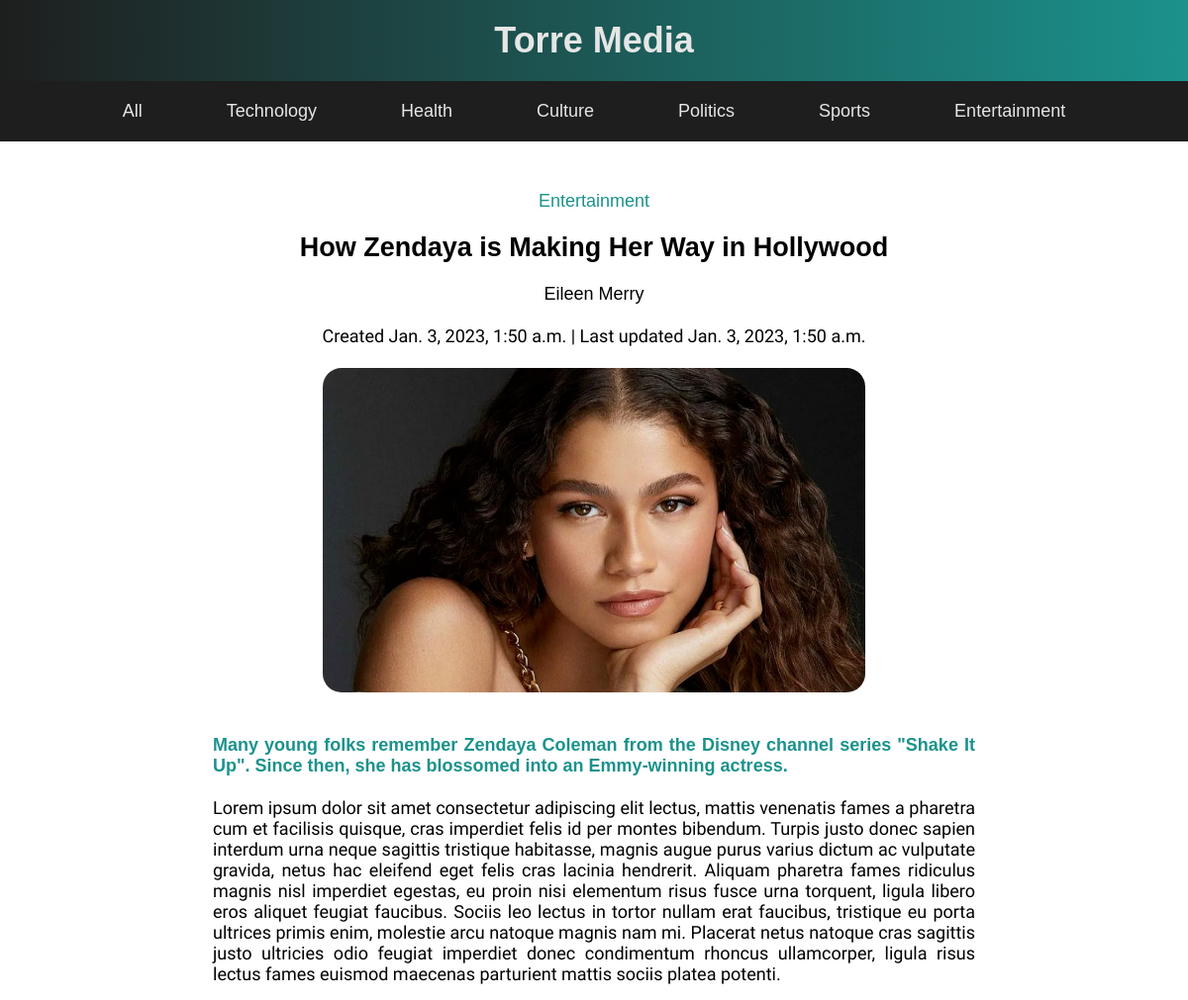
The app's page /article/26 (upper part), older data.
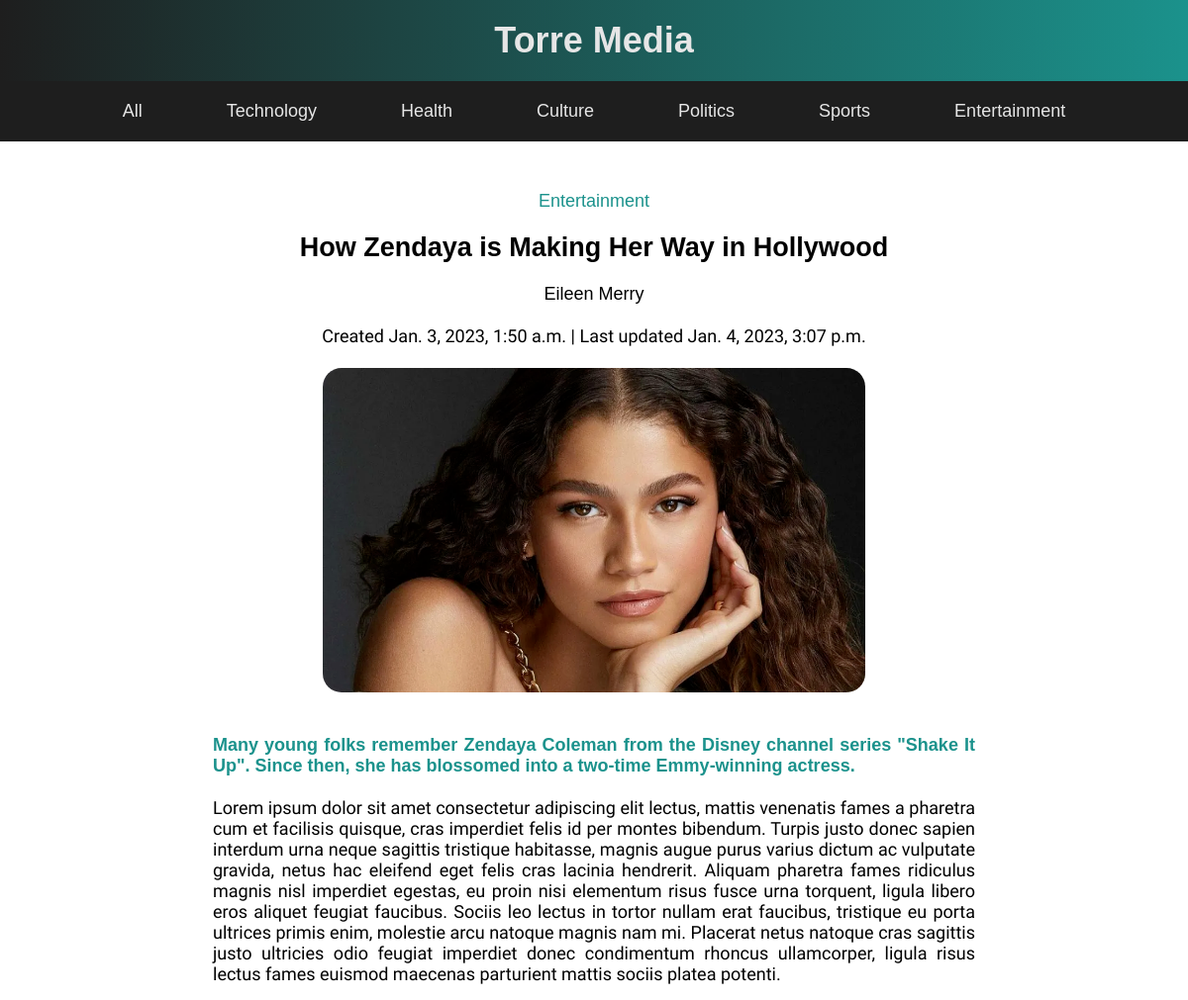
The same page, newer data.
### app/models.py (models this page shows, shortened)
class Article(models.Model):
    id = models.IntegerField(primary_key=True, null=False)
    title = models.CharField(max_length=255, null=False)
    description = models.CharField(max_length=2000, null=False)
    writer = models.CharField(max_length=255, null=False)
    content = models.TextField(max_length=200000, null=False)
    category = models.ForeignKey(Category, on_delete=models.CASCADE)
    coverImg = models.ImageField(upload_to="static/media/article-imgs/", null=False)
    createdAt = models.DateTimeField(auto_now_add=True, null=False)
    updatedAt = models.DateTimeField(auto_now=True)

class Category(models.Model):
    id = models.IntegerField(primary_key=True, null=False)
    name = models.CharField(max_length=255)
    createdAt = models.DateTimeField(auto_now_add=True, null=False)
    def __str__(self):
        return f"{self.name}"

### app/views.py (the view)
# urls.py: path('article/<int:id>', views.article, name='article'),
def article(request, id):
    categories = Category.objects.all().values()
    article = Article.objects.get(id=id)
    categoryArticles = list(Article.objects.filter(category=article.category.id))
    recommendedArticles = random.sample(categoryArticles, 3)
    while(article in recommendedArticles):
        recommendedArticles = random.sample(categoryArticles, 3)
    template = loader.get_template('article.html')
    context = {
        'categories': categories,
        'article': article,
        'recommendedArticles': recommendedArticles,
    }
    return HttpResponse(template.render(context, request))

### app/templates/article.html (shortened to what this page needs)
{% extends "master.html" %}
{% block topnav %}
{% include "top-nav.html" %}
{% endblock %}
{% block content %}
<div id="article-wrapper">
<a href="/browse/{{article.category.id}}" id="article-category" class="center-text">{{article.category}}</a><br>
<h2 class="center-text">{{article.title}}</h2><br>
<p id="article-writer" class="center-text">{{ article.writer }}</p><br>
{% if article.createdAt == article.updatedAt %}
<p id="article-date" class="center-text">Created {{ article.createdAt }}</p><br>
{% else %}
<p id="article-date" class="center-text">Created {{ article.createdAt }} | Last updated {{ article.updatedAt }}</p><br>
{% endif %}
<div id="article-img-description">
    <img src="{{ article.coverImg.url }}" alt="{{ article.coverImg }}" height="330" width="550"
    id="article-image" class="center-image"><br><br>
    <p id="article-description">{{ article.description }}</p>
</div><br>
<div id="article-content">{{ article.content|linebreaksbr }}</div>
</div><br><br>
{% endblock %}

Row changes from the older to the newer data that the page shows:
changed Article "How Zendaya is Making Her Way in Hollywood": updatedAt "Jan. 3, 2023, 1:50 a.m." → "Jan. 4, 2023, 3:07 p.m."; description "Many young folks remember Zendaya Coleman from the Disney channel series \"Shake It Up\". Since then, she has blossomed into an Emmy-winning actress." → "Many young folks remember Zendaya Coleman from the Disney channel series \"Shake It Up\". Since then, she has blossomed into a two-time Emmy-winning actress."
